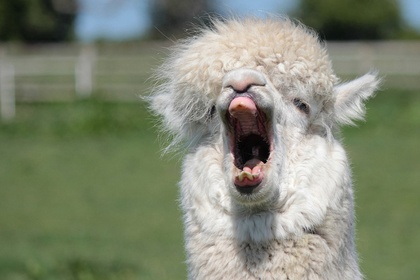
%> input picture alpaca.jpg, 420 x 280 px, shrunk from 640 x 427 before the run
$ octave try_prewitt_filter.m   (GNU Octave 9; MATLAB toolbox functions it lacks are replaced by stand-ins)
%> lines starting %> are read from the running program, lines starting %| are printed output that depends on the picture
clear; clc;
a = imread('alpaca.jpg');
%> a is the input picture: size 280x420x3 uint8; mean R, G, B 127.5, 134.3, 114.4
a = rgb2gray(a);
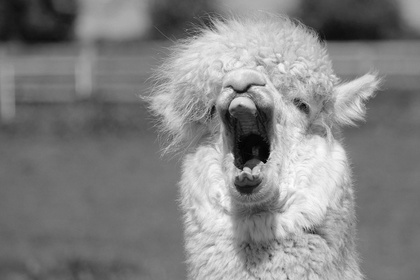
%> a: size 280x420 uint8; min 0, max 253, mean 130

b = double(a);
ax(1,1) = 0;
hi = 2;
hj = 2;

% just change value in HDy and HDx you will get another filter
% for example, if you want to apply the sobel filter,
% HDy = [-1 -2 -1; 0 0 0; 1 2 1];
% HDx = [-1 0 1; -2 0 2; -1 0 1];

% this value is prewitt filter
HDy = [-1 -1 -1;0 0 0; 1 1 1];
HDx = [-1 0 1;-1 0 1; -1 0 1];
for i = 1:size(a,1)
    for j = 1:size(a,2)
        if i == 1
            if j == 1
                ax(i,j) = (b(i,j)*HDx(hi,hj)) + b(i,j+1)*HDx(hi,hj+1) + ...
                    (b(i+1,j)*HDx(hi+1,hj)) + (b(i+1,j+1)*HDx(hi+1,hj+1));
            elseif j > 1 && j < size(a,2)
                store = (b(i,j-1:j+1).*HDx(hi,hj-1:hj+1));
                store2= (b(i+1,j-1:j+1).*HDx(hi+1,hj-1:hj+1));
                total = store + store2;
                ax(i,j) = total(1,1) + total(1,2) +total(1,3);
            elseif j == size(a,2)
                ax(i,j) = (b(i,j)*HDx(hi,hj)) + b(i,j-1)*HDx(hi,hj-1) + ...
                    (b(i+1,j)*HDx(hi+1,hj)) + (b(i+1,j-1)*HDx(hi+1,hj-1));
            end
        elseif i > 1 && i < size(a,1)
            if j == 1
                store = (b(i-1:i+1,j).*HDx(hi-1:hi+1,hj));
                store2= (b(i-1:i+1,j+1).*HDx(hi-1:hi+1,hj+1));
                total = store + store2;
                ax(i,j) = total(1,1) + total(2,1) +total(3,1);
            elseif j > 1 && j < size(a,2)
                store = (b(i-1:i+1,j).*HDx(hi-1:hi+1,hj));
                store2= (b(i-1:i+1,j+1).*HDx(hi-1:hi+1,hj+1));
                store3= (b(i-1:i+1,j-1).*HDx(hi-1:hi+1,hj-1));
                total = store + store2 + store3;
                ax(i,j) = total(1,1) + total(2,1) +total(3,1);
            elseif j == size(a,2)
                store = (b(i-1:i+1,j).*HDx(hi-1:hi+1,hj));
                store2= (b(i-1:i+1,j-1).*HDx(hi-1:hi+1,hj-1));
                total = store + store2;
                ax(i,j) = total(1,1) + total(2,1) +total(3,1);
            end
        elseif i == size(a,1)
            if j == 1
                ax(i,j) = (b(i,j)*HDx(hi,hj)) + b(i,j+1)*HDx(hi,hj+1) + ...
                    (b(i-1,j)*HDx(hi-1,hj)) + (b(i-1,j+1)*HDx(hi-1,hj+1));
            elseif j > 1 && j < size(a,2)
                store = (b(i,j-1:j+1).*HDx(hi,hj-1:hj+1));
                store2= (b(i-1,j-1:j+1).*HDx(hi-1,hj-1:hj+1));
                total = store + store2;
                ax(i,j) = total(1,1) + total(1,2) +total(1,3);
            elseif j == size(a,2)
                ax(i,j) = (b(i,j)*HDx(hi,hj)) + b(i,j-1)*HDx(hi,hj-1) + ...
                    (b(i-1,j)*HDx(hi-1,hj)) + (b(i-1,j-1)*HDx(hi-1,hj-1));
            end
        end
    end
end
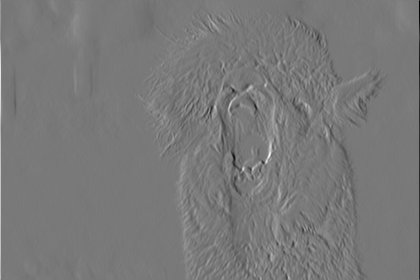
%> ax: size 280x420 double; min -517, max 570, mean 0.2; drawn with min black and max white
%> after the loop, store = [-109 0 109]; store2 = [-109 0 109]; store3 = [-109; -109; -109]; total = [-218 0 218]


for i = 1:size(a,1)
    for j = 1:size(a,2)
        if i == 1
            if j == 1
                ay(i,j) = (b(i,j)*HDy(hi,hj)) + b(i,j+1)*HDy(hi,hj+1) + ...
                    (b(i+1,j)*HDy(hi+1,hj)) + (b(i+1,j+1)*HDy(hi+1,hj+1));
            elseif j > 1 && j < size(a,2)
                store = (b(i,j-1:j+1).*HDy(hi,hj-1:hj+1));
                store2= (b(i+1,j-1:j+1).*HDy(hi+1,hj-1:hj+1));
                total = store + store2;
                ay(i,j) = total(1,1) + total(1,2) +total(1,3);
            elseif j == size(a,2)
                ay(i,j) = (b(i,j)*HDy(hi,hj)) + b(i,j-1)*HDy(hi,hj-1) + ...
                    (b(i+1,j)*HDy(hi+1,hj)) + (b(i+1,j-1)*HDy(hi+1,hj-1));
            end
        elseif i > 1 && i < size(a,1)
            if j == 1
                store = (b(i-1:i+1,j).*HDy(hi-1:hi+1,hj));
                store2= (b(i-1:i+1,j+1).*HDy(hi-1:hi+1,hj+1));
                total = store + store2;
                ay(i,j) = total(1,1) + total(2,1) +total(3,1);
            elseif j > 1 && j < size(a,2)
                store = (b(i-1:i+1,j).*HDy(hi-1:hi+1,hj));
                store2= (b(i-1:i+1,j+1).*HDy(hi-1:hi+1,hj+1));
                store3= (b(i-1:i+1,j-1).*HDy(hi-1:hi+1,hj-1));
                total = store + store2 + store3;
                ay(i,j) = total(1,1) + total(2,1) +total(3,1);
            elseif j == size(a,2)
                store = (b(i-1:i+1,j).*HDy(hi-1:hi+1,hj));
                store2= (b(i-1:i+1,j-1).*HDy(hi-1:hi+1,hj-1));
                total = store + store2;
                ay(i,j) = total(1,1) + total(2,1) +total(3,1);
            end
        elseif i == size(a,1)
            if j == 1
                ay(i,j) = (b(i,j)*HDy(hi,hj)) + b(i,j+1)*HDy(hi,hj+1) + ...
                    (b(i-1,j)*HDy(hi-1,hj)) + (b(i-1,j+1)*HDy(hi-1,hj+1));
            elseif j > 1 && j < size(a,2)
                store = (b(i,j-1:j+1).*HDy(hi,hj-1:hj+1));
                store2= (b(i-1,j-1:j+1).*HDy(hi-1,hj-1:hj+1));
                total = store + store2;
                ay(i,j) = total(1,1) + total(1,2) +total(1,3);
            elseif j == size(a,2)
                ay(i,j) = (b(i,j)*HDy(hi,hj)) + b(i,j-1)*HDy(hi,hj-1) + ...
                    (b(i-1,j)*HDy(hi-1,hj)) + (b(i-1,j-1)*HDy(hi-1,hj-1));
            end
        end
    end
end
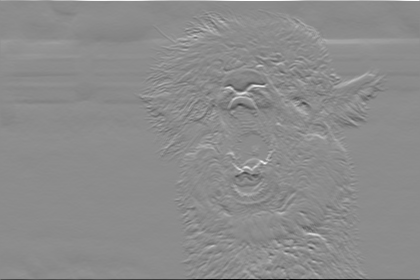
%> ay: size 280x420 double; min -639, max 522, mean 0.4; drawn with min black and max white
%> after the loop, store = [0 0 0]; store2 = [-109 -109 -109]; store3 = [-109; 0; 109]; total = [-109 -109 -109]

for i = 1:size(a,1)
    for j = 1:size(a,2)
        A(i,j) = (sqrt(ax(i,j)^2 + ay(i,j)^2));
    end
end
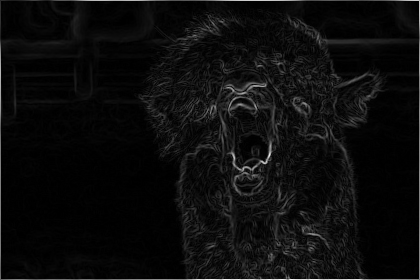
%> A: size 280x420 double; min 0, max 639.2, mean 32.1; drawn with min black and max white

B = uint8(A);
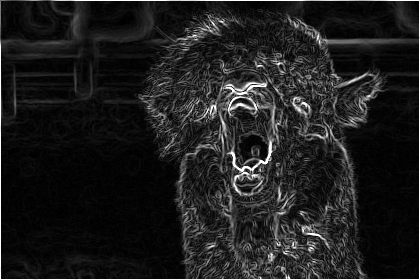
%> B: size 280x420 uint8; min 0, max 255, mean 30.6
figure;
subplot(1,2,1);imshow(A); title('double')
%> after `imshow(A)`:
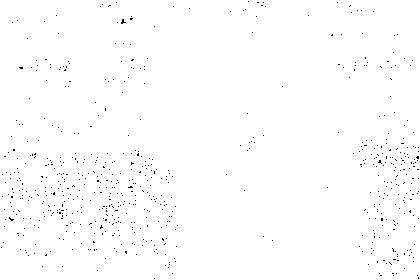
%> displayed picture: size 280x420, on the screen's scale of 0 to 255; 99.3% white; black in thin lines or dots
subplot(1,2,2);imshow(B); title('uint8')
